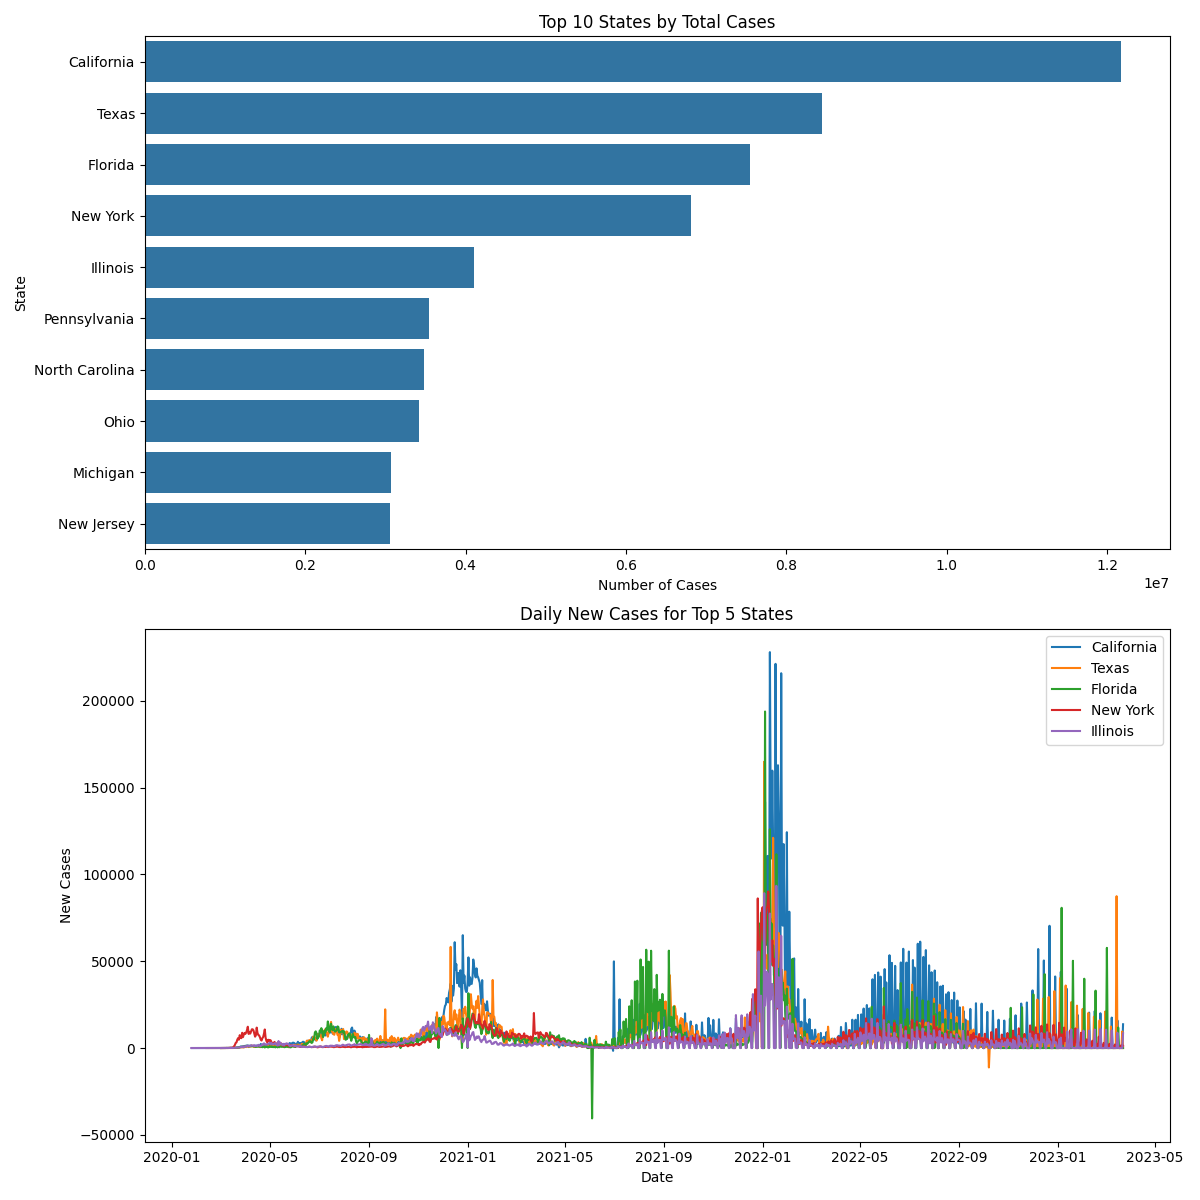

Python code for this plot:
import numpy as np
import pandas as pd
import matplotlib.pyplot as plt
import seaborn as sns
import requests
from datetime import datetime
import io

def fetch_covid_data():
    """Fetch COVID-19 data from NY Times dataset"""
    url = "https://raw.githubusercontent.com/nytimes/covid-19-data/master/us-states.csv"
    response = requests.get(url)
    data = pd.read_csv(io.StringIO(response.text))
    return data

def analyze_covid_data(data):
    """Analyze COVID-19 data and create visualizations"""
    
    data['date'] = pd.to_datetime(data['date'])
    latest_data = data[data['date'] == data['date'].max()].copy()
    fig, (ax1, ax2) = plt.subplots(2, 1, figsize=(12, 12))
    top_states = latest_data.nlargest(10, 'cases')
    sns.barplot(data=top_states, x='cases', y='state', ax=ax1)
    ax1.set_title('Top 10 States by Total Cases')
    ax1.set_xlabel('Number of Cases')
    ax1.set_ylabel('State')
    
    
    top_5_states = top_states['state'].tolist()[:5]
    for state in top_5_states:
       
        state_data = data[data['state'] == state].copy()
        state_data['new_cases'] = state_data['cases'].diff()
        ax2.plot(state_data['date'], state_data['new_cases'], label=state)
    
    ax2.set_title('Daily New Cases for Top 5 States')
    ax2.set_xlabel('Date')
    ax2.set_ylabel('New Cases')
    ax2.legend()
    plt.tight_layout()

    plt.savefig('covid_analysis.png')
    plt.close()

def main():
    print("Fetching COVID-19 data...")
    data = fetch_covid_data()
    
    print("Analyzing data and creating visualizations...")
    analyze_covid_data(data)
    
    print("Analysis complete! Check covid_analysis.png for the results.")

if __name__ == "__main__":
    main() 